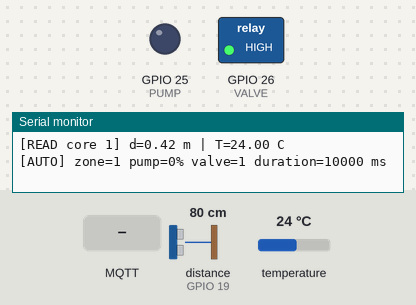
Simulated run of this sketch. Board: ESP32. On the bench: switched loads named in the sketch (green lamp = pin HIGH), output pins drawn as LEDs (lit = HIGH), the last lines printed to the serial monitor. Wiring (from diagram.json): ultrasonic range finder: trigger GPIO 18; echo GPIO 19. The inputs (shaded band) are chosen by the test bench; at power-on: distance to the obstacle (sensor on GPIO 19) 80 cm, temperature 24 °C. The echo pulse lasts 58.3 µs per cm; WiFi joins after 1.5 s; servers stay silent unless stated; random numbers use the default seed unless the sketch sets one; no MQTT or app messages arrive unless stated; pins used as bus, display or sensor lines are not drawn.

Above: at 1.2 s.
1.3 s: MQTT message "PUMP_ON" arrives on the first subscribed topic
At 2.3 s:
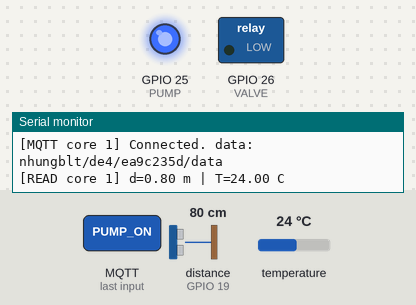
3.0 s: MQTT message "PUMP_OFF" arrives on the first subscribed topic
At 4.2 s:
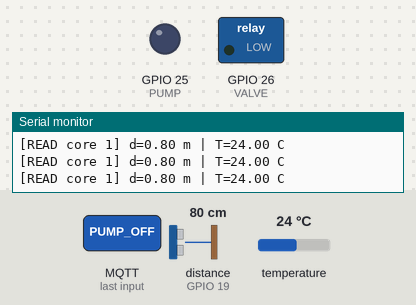
4.5 s: MQTT message "VALVE_ON" arrives on the first subscribed topic
At 5.0 s:
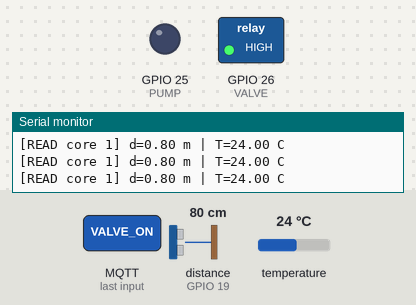
Timing chart, 0 to 7.5 s (numbered marks = the images above; inputs shaded):
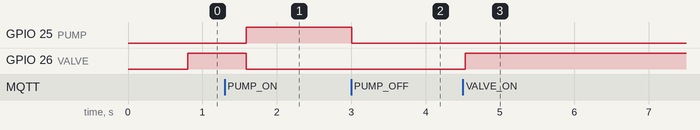

Measured:
- after the input at 1.3 s, GPIO 25 (PUMP): LOW → HIGH after 0.29 s; GPIO 26 (VALVE): HIGH → LOW after 0.29 s
- after the input at 3.0 s, GPIO 25 (PUMP): HIGH → LOW at once
- after the input at 4.5 s, GPIO 26 (VALVE): LOW → HIGH at once

The sketch:

wifi-scan.ino
```cpp
#include <Arduino.h>
#include <WiFi.h>
#include <PubSubClient.h>
#include <OneWire.h>
#include <DallasTemperature.h>
#include <math.h>

// ================= CHÂN KẾT NỐI =================
constexpr int TRIG  = 18;
constexpr int ECHO  = 19;
constexpr int TEMP  = 4;
constexpr int PUMP  = 25;
constexpr int VALVE = 26;

// Relay npn trong sơ đồ Wokwi kích ở mức HIGH
constexpr int VALVE_ON_LEVEL = HIGH;

// ================= MQTT =================
const char *BROKER = "broker.hivemq.com";
const char *DATA_TOPIC = "nhungblt/de4/ea9c235d/data";
const char *CMD_TOPIC  = "nhungblt/de4/ea9c235d/cmd";

WiFiClient net;
PubSubClient mqtt(net);

// ================= CẢM BIẾN NHIỆT ĐỘ =================
OneWire oneWire(TEMP);
DallasTemperature waterTemp(&oneWire);

// ================= KIỂU DỮ LIỆU =================
struct SensorData {
  float distance_m;
  float temperature_c;
  uint32_t sample_ms;
};

struct OutputState {
  int pump_percent;
  bool valve_open;
  bool manual;
};

enum Command {
  PUMP_ON,
  PUMP_OFF,
  VALVE_ON,
  VALVE_OFF,
  AUTO_MODE
};

// ================= HÀNG ĐỢI =================
QueueHandle_t dataQueue;
QueueHandle_t dataAlert;
QueueHandle_t commandQueue;
QueueHandle_t stateQueue;

// ================= NHẬN LỆNH MQTT =================
void mqttCallback(char *topic, byte *payload,
                  unsigned int length) {
  String text;

  for (unsigned int i = 0; i < length; i++) {
    text += (char)payload[i];
  }

  text.trim();
  text.toUpperCase();

  Command cmd;

  if (text == "PUMP_ON")
    cmd = PUMP_ON;
  else if (text == "PUMP_OFF")
    cmd = PUMP_OFF;
  else if (text == "VALVE_ON")
    cmd = VALVE_ON;
  else if (text == "VALVE_OFF")
    cmd = VALVE_OFF;
  else if (text == "AUTO")
    cmd = AUTO_MODE;
  else
    return;

  if (xQueueSend(commandQueue, &cmd, 0) != pdTRUE) {
    Serial.println("Command queue full");
  }
}

// ================= CẬP NHẬT BƠM VÀ VAN =================
void applyOutputs(const OutputState &s) {
  // Tắt cả hai trước khi cập nhật trạng thái
  analogWrite(PUMP, 0);
  digitalWrite(VALVE, !VALVE_ON_LEVEL);

  if (s.pump_percent > 0) {
    int duty = s.pump_percent * 255 / 100;
    analogWrite(PUMP, duty);
  }
  else if (s.valve_open) {
    digitalWrite(VALVE, VALVE_ON_LEVEL);
  }

  xQueueOverwrite(stateQueue, &s);
}

// ================= TASK ĐỌC DATA — CORE 1 =================
void taskRead(void *) {
  waterTemp.begin();
  waterTemp.setResolution(12);

  for (;;) {
    // Phát xung kích HC-SR04
    digitalWrite(TRIG, LOW);
    delayMicroseconds(2);

    digitalWrite(TRIG, HIGH);
    delayMicroseconds(10);

    digitalWrite(TRIG, LOW);

    // Timeout 30 ms
    unsigned long us = pulseIn(ECHO, HIGH, 30000);

    // Khoảng cách từ cảm biến đến mặt nước, đơn vị mét
    float distance = us ? us / 58.0f / 100.0f : NAN;

    // Đọc nhiệt độ nước
    waterTemp.requestTemperatures();
    float t = waterTemp.getTempCByIndex(0);

    if (t == DEVICE_DISCONNECTED_C) {
      t = NAN;
    }

    SensorData data = {
      distance,
      t,
      millis()
    };

    // Gửi đầy đủ dữ liệu cho task truyền
    xQueueOverwrite(dataQueue, &data);

    // Gửi riêng khoảng cách cho task cảnh báo
    xQueueOverwrite(dataAlert, &distance);

    Serial.printf(
      "[READ core %d] d=%.2f m | T=%.2f C\n",
      xPortGetCoreID(), distance, t
    );

    // Chuyển đổi nhiệt độ 12 bit mất khoảng 750 ms
    vTaskDelay(pdMS_TO_TICKS(250));
  }
}

// ================= PHÂN CHIA VÙNG KHOẢNG CÁCH =================
int distanceZone(float d) {
  if (!isfinite(d))
    return -1;

  if (d < 0.5f)
    return 1;  // Mở van xả 10 giây

  if (d >= 1.0f && d < 1.5f)
    return 2;  // Bơm PWM 50% trong 10 giây

  if (d >= 1.5f && d <= 2.0f)
    return 3;  // Bơm PWM 100% trong 20 giây

  return 0;
}

// ================= TASK CẢNH BÁO — CORE 1 =================
void taskAlert(void *) {
  OutputState s = {0, false, false};

  float distance = NAN;

  uint32_t lastSample = 0;
  uint32_t started = 0;
  uint32_t duration = 0;

  int servedZone = -1;
  bool running = false;

  applyOutputs(s);

  for (;;) {
    // ---------- Nhận lệnh điều khiển ----------
    Command cmd;

    while (xQueueReceive(commandQueue, &cmd, 0) == pdTRUE) {
      running = false;

      if (cmd == AUTO_MODE) {
        s = {0, false, false};
        servedZone = -1;
      }
      else {
        s.manual = true;

        if (cmd == PUMP_ON) {
          s.pump_percent = 100;
          s.valve_open = false;
        }

        if (cmd == PUMP_OFF) {
          s.pump_percent = 0;
        }

        if (cmd == VALVE_ON) {
          s.pump_percent = 0;
          s.valve_open = true;
        }

        if (cmd == VALVE_OFF) {
          s.valve_open = false;
        }
      }

      applyOutputs(s);
    }

    // ---------- Nhận khoảng cách mới ----------
    if (xQueueReceive(dataAlert, &distance, 0) == pdTRUE) {
      lastSample = millis();
    }

    uint32_t now = millis();
    int zone = distanceZone(distance);

    // ---------- Chế độ tự động ----------
    if (!s.manual) {
      // Lỗi khoảng cách hoặc quá 3 giây không có dữ liệu
      if (zone < 0 ||
          (uint32_t)(now - lastSample) > 3000) {

        if (running || s.pump_percent || s.valve_open) {
          s.pump_percent = 0;
          s.valve_open = false;
          applyOutputs(s);
        }

        running = false;
        servedZone = -1;
      }
      else {
        // Hết thời gian thì dừng bơm/van
        if (running &&
            (uint32_t)(now - started) >= duration) {

          s.pump_percent = 0;
          s.valve_open = false;
          running = false;

          applyOutputs(s);

          Serial.println(
            "[AUTO] Het thoi gian, dung bom/van"
          );
        }

        // Mỗi vùng kích hoạt một chu kỳ
        if (!running && zone != servedZone) {
          servedZone = zone;

          if (zone == 2)
            s.pump_percent = 50;
          else if (zone == 3)
            s.pump_percent = 100;
          else
            s.pump_percent = 0;

          s.valve_open = (zone == 1);

          duration = (zone == 3) ? 20000 : 10000;
          running = (zone != 0);
          started = now;

          applyOutputs(s);

          Serial.printf(
            "[AUTO] zone=%d pump=%d%% valve=%d "
            "duration=%lu ms\n",
            zone,
            s.pump_percent,
            s.valve_open,
            (unsigned long)(running ? duration : 0)
          );
        }
      }
    }

    vTaskDelay(pdMS_TO_TICKS(20));
  }
}

// ================= TASK TRUYỀN DATA — CORE 0 =================
void taskTransmit(void *) {
  WiFi.mode(WIFI_STA);
  WiFi.begin("Wokwi-GUEST", "", 6);

  mqtt.setServer(BROKER, 1883);
  mqtt.setCallback(mqttCallback);
  mqtt.setSocketTimeout(2);

  uint32_t retry = 0;
  uint32_t sent = 0;
  bool firstAttempt = true;

  for (;;) {
    // ---------- Lệnh Serial để thử mạch ----------
    if (Serial.available()) {
      char c = Serial.read();

      Command cmd;
      bool valid = true;

      switch (c) {
        case 'p': cmd = PUMP_ON;   break;
        case 's': cmd = PUMP_OFF;  break;
        case 'v': cmd = VALVE_ON;  break;
        case 'x': cmd = VALVE_OFF; break;
        case 'a': cmd = AUTO_MODE; break;
        default: valid = false;
      }

      if (valid) {
        xQueueSend(commandQueue, &cmd, 0);
      }
    }

    uint32_t now = millis();

    // ---------- Kết nối lại MQTT ----------
    if (WiFi.status() == WL_CONNECTED &&
        !mqtt.connected() &&
        (firstAttempt ||
         (uint32_t)(now - retry) >= 5000)) {

      firstAttempt = false;
      retry = now;

      String id =
        "de4-" +
        String((uint32_t)ESP.getEfuseMac(), HEX) +
        "-" +
        String(esp_random(), HEX);

      if (mqtt.connect(id.c_str())) {
        mqtt.subscribe(CMD_TOPIC);

        Serial.printf(
          "[MQTT core %d] Connected. data: %s\n",
          xPortGetCoreID(), DATA_TOPIC
        );
      }
    }

    // ---------- Gửi dữ liệu mỗi giây ----------
    if (mqtt.connected()) {
      mqtt.loop();

      if ((uint32_t)(now - sent) >= 1000) {
        SensorData d;
        OutputState s;

        if (xQueuePeek(dataQueue, &d, 0) == pdTRUE &&
            xQueuePeek(stateQueue, &s, 0) == pdTRUE) {

          char ds[24];
          char ts[24];
          char json[256];

          if (isfinite(d.distance_m)) {
            snprintf(
              ds, sizeof(ds), "%.3f", d.distance_m
            );
          }
          else {
            strcpy(ds, "null");
          }

          if (isfinite(d.temperature_c)) {
            snprintf(
              ts, sizeof(ts), "%.2f", d.temperature_c
            );
          }
          else {
            strcpy(ts, "null");
          }

          snprintf(
            json,
            sizeof(json),
            "{\"distance_m\":%s,"
            "\"temperature_c\":%s,"
            "\"pump_percent\":%d,"
            "\"valve_open\":%s,"
            "\"mode\":\"%s\","
            "\"sample_ms\":%lu}",
            ds,
            ts,
            s.pump_percent,
            s.valve_open ? "true" : "false",
            s.manual ? "manual" : "auto",
            (unsigned long)d.sample_ms
          );

          mqtt.publish(DATA_TOPIC, json);
        }

        sent = now;
      }
    }

    vTaskDelay(pdMS_TO_TICKS(20));
  }
}

// ================= KHỞI TẠO =================
void setup() {
  Serial.begin(115200);

  pinMode(TRIG, OUTPUT);
  pinMode(ECHO, INPUT);
  pinMode(PUMP, OUTPUT);
  pinMode(VALVE, OUTPUT);

  digitalWrite(VALVE, !VALVE_ON_LEVEL);
  analogWrite(PUMP, 0);

  dataQueue = xQueueCreate(1, sizeof(SensorData));
  dataAlert = xQueueCreate(1, sizeof(float));

  commandQueue = xQueueCreate(8, sizeof(Command));
  stateQueue = xQueueCreate(1, sizeof(OutputState));

  if (!dataQueue || !dataAlert ||
      !commandQueue || !stateQueue) {

    Serial.println("Khong tao duoc queue");

    while (true) {
      delay(1000);
    }
  }

  Serial.println(
    "Serial: p=bom ON, s=bom OFF, "
    "v=van ON, x=van OFF, a=AUTO"
  );

  BaseType_t a = xTaskCreatePinnedToCore(
    taskRead, "Read",
    4096, nullptr, 1, nullptr, 1
  );

  BaseType_t b = xTaskCreatePinnedToCore(
    taskAlert, "Alert",
    4096, nullptr, 2, nullptr, 1
  );

  BaseType_t c = xTaskCreatePinnedToCore(
    taskTransmit, "Transmit",
    6144, nullptr, 1, nullptr, 0
  );

  if (a != pdPASS || b != pdPASS || c != pdPASS) {
    Serial.println("Task creation failed");
    ESP.restart();
  }
}

void loop() {
  vTaskDelay(pdMS_TO_TICKS(1000));
}
```
